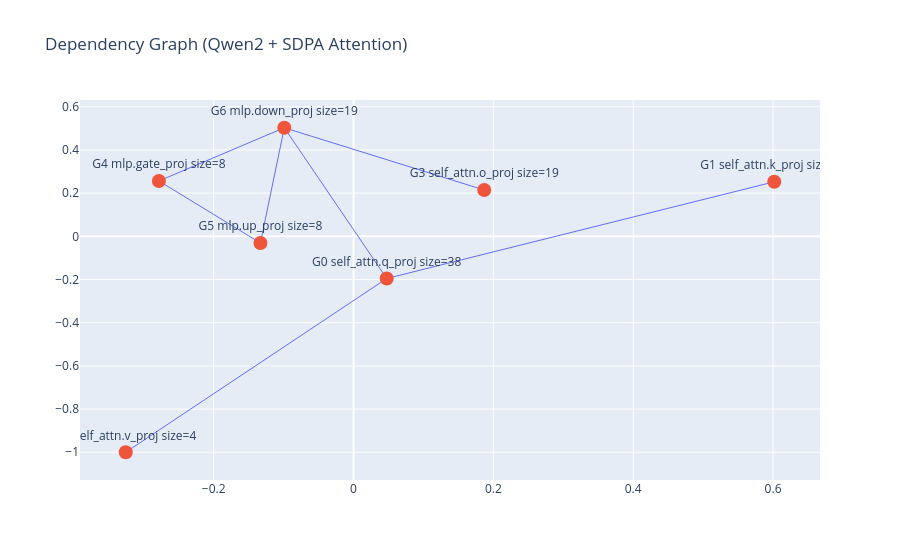

This figure's notebook cell:
### Code cell
pos = nx.spring_layout(G, k=0.7, iterations=50)

# edges
edge_x, edge_y = [], []
for edge in G.edges():
    x0, y0 = pos[edge[0]]
    x1, y1 = pos[edge[1]]
    edge_x += [x0, x1, None]
    edge_y += [y0, y1, None]

edge_trace = go.Scatter(
    x=edge_x,
    y=edge_y,
    mode='lines',
    line=dict(width=1),
    hoverinfo='none'
)

# nodes
node_x, node_y, node_text = [], [], []

for node in G.nodes():
    x, y = pos[node]
    node_x.append(x)
    node_y.append(y)
    node_text.append(node)

node_trace = go.Scatter(
    x=node_x,
    y=node_y,
    mode='markers+text',
    text=node_text,
    textposition="top center",
    hoverinfo='text',
    marker=dict(size=14)
)

fig = go.Figure(data=[edge_trace, node_trace])

fig.update_layout(
    title="Dependency Graph (Qwen2 + SDPA Attention)",
    showlegend=False
)

fig.show()

fig.write_html("sdpa_dependency_graph.html")

### Figure 1 — Plotly figure (JSON) as saved in the notebook; plotly's stock layout.template omitted (floating-point values rounded to 4 significant figures)
{"data": [{"hoverinfo": "none", "line": {"width": 1}, "mode": "lines", "type": "scatter", "x": [0.0475, -0.09897, null, 0.0475, -0.3257, null, 0.0475, 0.6017, null, 0.187, -0.09897, null, -0.2783, -0.09897, null, -0.2783, -0.1331, null, -0.1331, -0.09897, null], "y": [-0.1953, 0.5028, null, -0.1953, -1, null, -0.1953, 0.2525, null, 0.2144, 0.5028, null, 0.2563, 0.5028, null, 0.2563, -0.03072, null, -0.03072, 0.5028, null]}, {"hoverinfo": "text", "marker": {"size": 14}, "mode": "markers+text", "text": ["G0\nself_attn.q_proj\nsize=38", "G6\nmlp.down_proj\nsize=19", "G2\nself_attn.v_proj\nsize=4", "G1\nself_attn.k_proj\nsize=11", "G3\nself_attn.o_proj\nsize=19", "G4\nmlp.gate_proj\nsize=8", "G5\nmlp.up_proj\nsize=8"], "textposition": "top center", "type": "scatter", "x": [0.0475, -0.09897, -0.3257, 0.6017, 0.187, -0.2783, -0.1331], "y": [-0.1953, 0.5028, -1, 0.2525, 0.2144, 0.2563, -0.03072]}], "layout": {"showlegend": false, "title": {"text": "Dependency Graph (Qwen2 + SDPA Attention)"}}}
